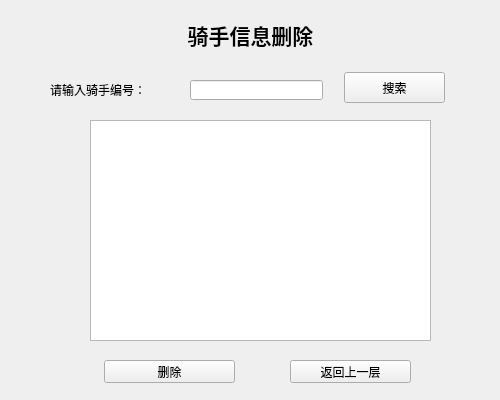
<?xml version="1.0" encoding="UTF-8"?>
<ui version="4.0">
 <class>DeleteInfo</class>
 <widget class="QWidget" name="DeleteInfo">
  <property name="geometry">
   <rect>
    <x>0</x>
    <y>0</y>
    <width>500</width>
    <height>400</height>
   </rect>
  </property>
  <property name="windowTitle">
   <string>Form</string>
  </property>
  <widget class="QLabel" name="label">
   <property name="geometry">
    <rect>
     <x>0</x>
     <y>0</y>
     <width>500</width>
     <height>400</height>
    </rect>
   </property>
   <property name="styleSheet">
    <string notr="true">border-image: url(:/image/backimage.png);</string>
   </property>
   <property name="text">
    <string/>
   </property>
  </widget>
  <widget class="QPushButton" name="SearchBtn">
   <property name="geometry">
    <rect>
     <x>344</x>
     <y>72</y>
     <width>101</width>
     <height>31</height>
    </rect>
   </property>
   <property name="text">
    <string>搜索</string>
   </property>
  </widget>
  <widget class="QLabel" name="IDLabel">
   <property name="geometry">
    <rect>
     <x>50</x>
     <y>80</y>
     <width>131</width>
     <height>20</height>
    </rect>
   </property>
   <property name="text">
    <string>请输入骑手编号：</string>
   </property>
  </widget>
  <widget class="QLabel" name="TitleLabel">
   <property name="geometry">
    <rect>
     <x>175</x>
     <y>10</y>
     <width>151</width>
     <height>51</height>
    </rect>
   </property>
   <property name="text">
    <string>&lt;html&gt;&lt;head/&gt;&lt;body&gt;&lt;p align=&quot;center&quot;&gt;&lt;span style=&quot; font-size:16pt; font-weight:600;&quot;&gt;骑手信息删除&lt;/span&gt;&lt;/p&gt;&lt;/body&gt;&lt;/html&gt;</string>
   </property>
  </widget>
  <widget class="QLineEdit" name="IDLineEdit">
   <property name="geometry">
    <rect>
     <x>190</x>
     <y>80</y>
     <width>133</width>
     <height>20</height>
    </rect>
   </property>
  </widget>
  <widget class="QTextEdit" name="UserTextEdit">
   <property name="geometry">
    <rect>
     <x>90</x>
     <y>120</y>
     <width>341</width>
     <height>221</height>
    </rect>
   </property>
  </widget>
  <widget class="QPushButton" name="DeletBtn">
   <property name="geometry">
    <rect>
     <x>104</x>
     <y>360</y>
     <width>131</width>
     <height>23</height>
    </rect>
   </property>
   <property name="text">
    <string>删除</string>
   </property>
  </widget>
  <widget class="QPushButton" name="ReturnBtn">
   <property name="geometry">
    <rect>
     <x>290</x>
     <y>360</y>
     <width>121</width>
     <height>23</height>
    </rect>
   </property>
   <property name="text">
    <string>返回上一层</string>
   </property>
  </widget>
 </widget>
 <resources/>
 <connections/>
</ui>
